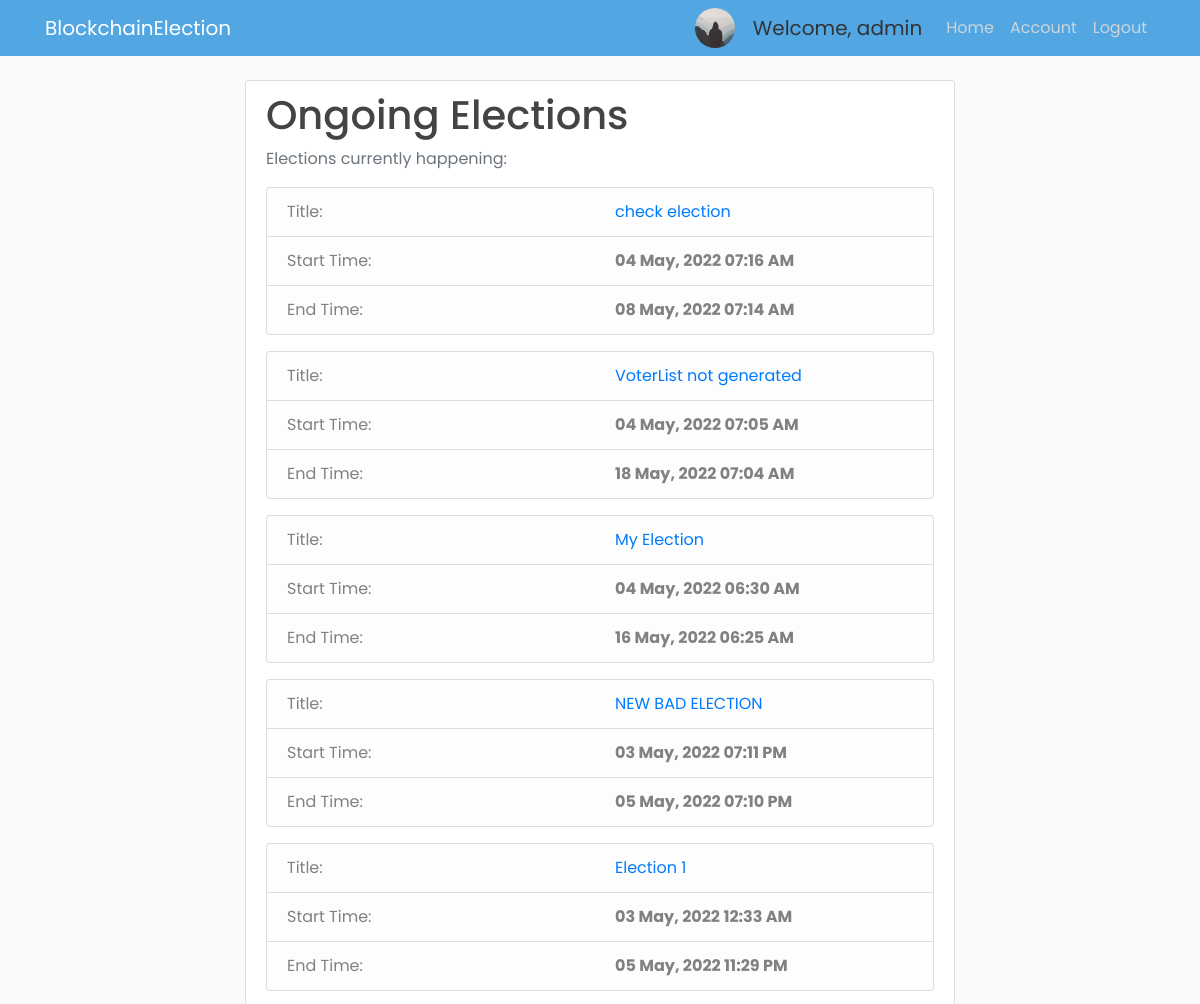
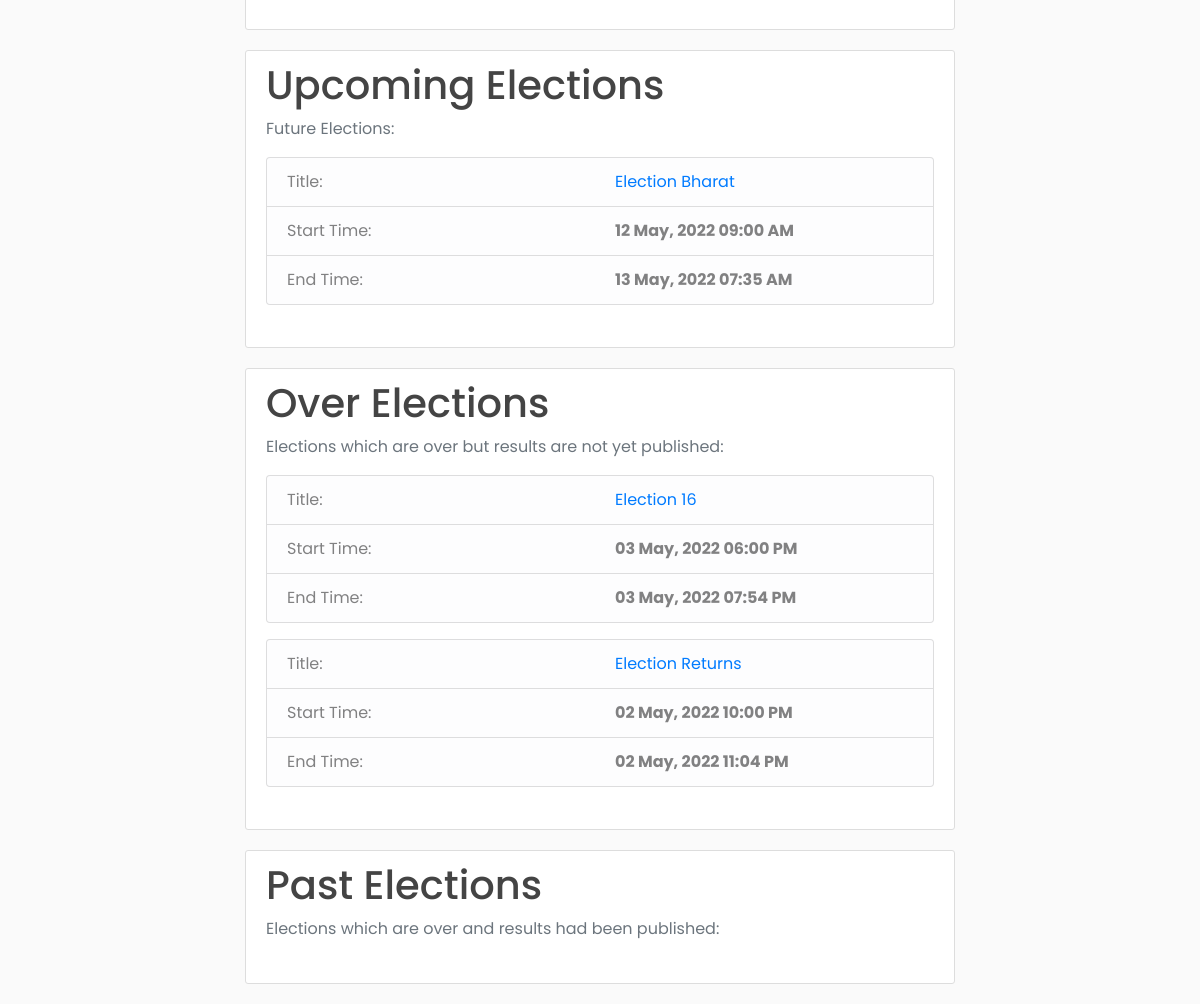
The app's page /home (signed in) with its own data (2 pictures, top to bottom).
### app/models.py (models this page shows, shortened)
class Voter(db.Model, UserMixin):
    id = db.Column(db.Integer, primary_key=True)
    cin = db.Column(db.String(30), unique=True, nullable=False)
    name = db.Column(db.String(255), nullable=False)
    email = db.Column(db.String(30), unique=True, nullable=False)
    dept = db.Column(db.String(4), db.ForeignKey('department.dept_code'), nullable=False)
    imagefile = db.Column(db.String(20), nullable=False, default='default.jpg')
    password = db.Column(db.String(60), nullable=False)
    join_year = db.Column(db.Integer, nullable=False, default=2016)
    is_admin = db.Column(db.Boolean, default=False, nullable=False)

class Election(db.Model):
    election_id = db.Column(db.String(5), primary_key=True, nullable=False)
    election_title = db.Column(db.String(255), nullable=False)
    create_date = db.Column(db.DateTime, nullable=False, default=datetime.utcnow)
    start_date = db.Column(db.DateTime, nullable=False, default=datetime.utcnow)
    end_date = db.Column(db.DateTime, db.CheckConstraint("end_date > start_date"), nullable=False)
    public_key = db.Column(db.Text, nullable=False, unique=True)
    max_attempt = db.Column(db.Integer, nullable=False, default=3)
    election_state = db.Column(db.String(30), db.CheckConstraint("election_state in ('upcoming', 'ongoing', 'over', 'counting_finished','past')"))
    results_published = db.Column(db.Boolean, nullable=False, default=False)

### app/routes.py (the view)
@app.route("/home")
def home():
    elections = elections = Election.query.order_by(Election.start_date.desc()).all()
    election_util.update_election_state()
    return render_template("home.html", elections=elections)

### app/election_util.py (called while the page is built)
def update_election_state():
    from app import db
    from app.models import Election
    from datetime import datetime
    elections = Election.query.all()
    for election in elections:
        if election.election_state == 'counting_finished':
            continue
        elif election.start_date <= datetime.now() <= election.end_date:
            election.election_state = 'ongoing'
        elif datetime.now() < election.start_date:
            election.election_state = 'upcoming'
        elif datetime.now() > election.end_date and election.results_published == False:
            election.election_state = 'over'
        elif datetime.now() > election.end_date and election.results_published == True:
            election.election_state = 'past'
    db.session.commit()
    print("Election states updated at", datetime.now())

### app/models.py (called while the page is built)
@login_manager.user_loader
def load_user(user_id):
    return Voter.query.get(int(user_id))

### app/templates/home.html (shortened to what this page needs)
{% extends "home_base.html" %}
{% block content %}
{% include 'ongoing_elections.html' %}
{% include 'upcoming_elections.html' %}
{% include 'over_elections.html' %}
{% include 'past_elections.html' %}
{% endblock content %}

### app/templates/navbar.html (shortened to what this page needs)
<header class="site-header">
  <nav class="navbar navbar-expand-md navbar-dark bg-steel fixed-top">
    <div class="container">
      <a class="navbar-brand mr-4" href="{{ url_for('home') }}">BlockchainElection</a>
      <div class="collapse navbar-collapse" id="navbarToggle">
        <div class="navbar-nav ml-auto">
          {% if current_user.is_admin %}
          <img class="rounded-circle account-img-small" src="/static/profile_pics/{{ current_user.imagefile }}">
          <a class="navbar-brand disabled ml-2" style="cursor: default;">Welcome, {{ current_user.cin }}</a>
          <a class="nav-item nav-link" href="{{ url_for('admin') }}">Home</a>
          <a class="nav-item nav-link" href="{{ url_for('account') }}">Account</a>
          <a class="nav-item nav-link" href="{{ url_for('logout') }}">Logout</a>
          {% else %}
            <a class="nav-item nav-link" href="{{ url_for('login') }}">Login</a>
            <a class="nav-item nav-link" href="{{ url_for('register') }}">Register</a>
          {% endif %}
        </div>
      </div>
    </div>
  </nav>
</header>

### app/templates/ongoing_elections.html
{% block ongoing_elections %}
<div class="content-section">
  <h1>Ongoing Elections</h1>
  <p class='text-muted'>Elections currently happening:
  <ul class="list-group">
      {% for election in elections %}
          {% if election.election_state == 'ongoing' %}
              <ul class="list-group mb-3">
                <li class="list-group-item list-group-item-light">
                    <div class="row">
                        <div class="col">
                            <span class="list-group-item-label">Title: </span>
                        </div>
                        <div class="col">
                            <span><a href="{{ url_for('view_election', id=election.election_id) }}">{{ election.election_title }}</a></span>
                        </div>
                    </div>
                </li>
                <li class="list-group-item list-group-item-light">
                    <div class="row">
                        <div class="col"><span class="list-group-item-label">Start Time: </span></div>
                        <div class="col"><span class="font-weight-bold">{{ election.start_date.strftime('%d %B, %Y %I:%M %p') }}</span></div>
                    </div>
                </li>
                <li class="list-group-item list-group-item-light">
                    <div class="row">
                        <div class="col"><span class="list-group-item-label">End Time: </span></div>
                        <div class="col"><span class="font-weight-bold">{{ election.end_date.strftime('%d %B, %Y %I:%M %p') }}</span></div>
                    </div>
                </li>
            </ul>
          {% endif %}
      {% endfor %}
  </ul>
  </p>
</div>
{% endblock ongoing_elections %}

### app/templates/upcoming_elections.html
{% block upcoming_elections %}
<div class="content-section">
  <h1>Upcoming Elections</h1>
  <p class='text-muted'>Future Elections:
  <ul class="list-group">
      {% for election in elections %}
          {% if election.election_state == 'upcoming' %}
            <ul class="list-group mb-3">
                <li class="list-group-item list-group-item-light">
                    <div class="row">
                        <div class="col">
                            <span class="list-group-item-label">Title: </span>
                        </div>
                        <div class="col">
                            <span><a href="{{ url_for('view_election', id=election.election_id) }}">{{ election.election_title }}</a></span>
                        </div>
                    </div>
                </li>
                <li class="list-group-item list-group-item-light">
                    <div class="row">
                        <div class="col"><span class="list-group-item-label">Start Time: </span></div>
                        <div class="col"><span class="font-weight-bold">{{ election.start_date.strftime('%d %B, %Y %I:%M %p') }}</span></div>
                    </div>
                </li>
                <li class="list-group-item list-group-item-light">
                    <div class="row">
                        <div class="col"><span class="list-group-item-label">End Time: </span></div>
                        <div class="col"><span class="font-weight-bold">{{ election.end_date.strftime('%d %B, %Y %I:%M %p') }}</span></div>
                    </div>
                </li>
            </ul>
          {% endif %}
      {% endfor %}
  </ul>
  </p>
</div>
{% endblock upcoming_elections %}

### app/templates/over_elections.html
{% block over_elections %}
<div class="content-section">
  <h1>Over Elections</h1>
  <p class='text-muted'>Elections which are over but results are not yet published:
  <ul class="list-group">
    {% for election in elections %}
      {% if election.election_state == 'over' or election.election_state == 'counting_finished' %}
          <ul class="list-group mb-3">
            <li class="list-group-item list-group-item-light">
                <div class="row">
                    <div class="col">
                        <span class="list-group-item-label">Title: </span>
                    </div>
                    <div class="col">
                        <span><a href="{{ url_for('view_election', id=election.election_id) }}">{{ election.election_title }}</a></span>
                    </div>
                </div>
            </li>
            <li class="list-group-item list-group-item-light">
                <div class="row">
                    <div class="col"><span class="list-group-item-label">Start Time: </span></div>
                    <div class="col"><span class="font-weight-bold">{{ election.start_date.strftime('%d %B, %Y %I:%M %p') }}</span></div>
                </div>
            </li>
            <li class="list-group-item list-group-item-light">
                <div class="row">
                    <div class="col"><span class="list-group-item-label">End Time: </span></div>
                    <div class="col"><span class="font-weight-bold">{{ election.end_date.strftime('%d %B, %Y %I:%M %p') }}</span></div>
                </div>
            </li>
        </ul>
      {% endif %}
    {% endfor %}
  </ul>
  </p>
</div>
{% endblock over_elections %}

### app/static/main.css (style rules this page uses)
body { background: #fafafa; color: #333333; margin-top: 5rem; font-family: "Poppins", sans-serif; }
h1, h2, h3, h4, h5, h6 { color: #444444; }
.bg-steel { background-color: #52a6e2; }
.site-header .navbar-nav .nav-link { color: #cbd5db; }
.content-section { background: #ffffff; padding: 10px 20px; border: 1px solid #dddddd; border-radius: 3px; margin-bottom: 20px; }
.account-img-small { height: 40px; width: 40px; margin-right: 10px; }

### records on screen
Voter: imagefile (picture), cin "admin"
Election: election_title "check election", start_date "04 May, 2022 07:16 AM", end_date "08 May, 2022 07:14 AM"
Election: election_title "VoterList not generated", start_date "04 May, 2022 07:05 AM", end_date "18 May, 2022 07:04 AM"
Election: election_title "My Election", start_date "04 May, 2022 06:30 AM", end_date "16 May, 2022 06:25 AM"
Election: election_title "NEW BAD ELECTION", start_date "03 May, 2022 07:11 PM", end_date "05 May, 2022 07:10 PM"
Election: election_title "Election 1", start_date "03 May, 2022 12:33 AM", end_date "05 May, 2022 11:29 PM"
Election: election_title "Election Bharat", start_date "12 May, 2022 09:00 AM", end_date "13 May, 2022 07:35 AM"
Election: election_title "Election 16", start_date "03 May, 2022 06:00 PM", end_date "03 May, 2022 07:54 PM"
Election: election_title "Election Returns", start_date "02 May, 2022 10:00 PM", end_date "02 May, 2022 11:04 PM"
